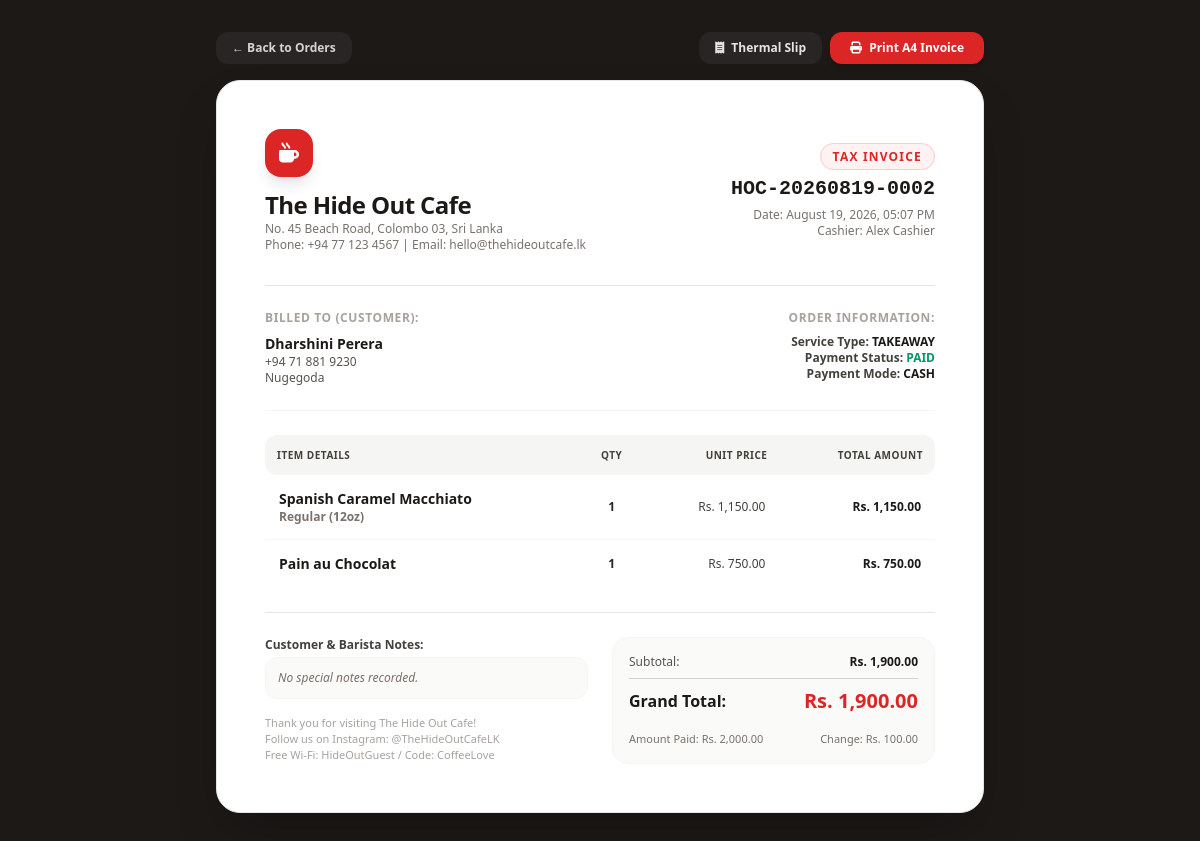
Page /order_view.php?id=2 (signed in) on the committed database.
### tables this page shows
CREATE TABLE `orders` (
  `id` INT AUTO_INCREMENT PRIMARY KEY,
  `invoice_no` VARCHAR(50) NOT NULL UNIQUE,
  `order_type` ENUM('dine_in', 'takeaway', 'delivery') NOT NULL DEFAULT 'dine_in',
  `table_id` INT NULL,
  `customer_id` INT NULL,
  `user_id` INT NOT NULL,
  `subtotal` DECIMAL(10,2) NOT NULL DEFAULT 0.00,
  `discount_amount` DECIMAL(10,2) NOT NULL DEFAULT 0.00,
  `discount_percent` DECIMAL(5,2) NOT NULL DEFAULT 0.00,
  `tax_amount` DECIMAL(10,2) NOT NULL DEFAULT 0.00,
  `service_charge` DECIMAL(10,2) NOT NULL DEFAULT 0.00,
  `grand_total` DECIMAL(10,2) NOT NULL DEFAULT 0.00,
  `paid_amount` DECIMAL(10,2) NOT NULL DEFAULT 0.00,
  `change_amount` DECIMAL(10,2) NOT NULL DEFAULT 0.00,
  `payment_method` ENUM('cash', 'card', 'upi', 'split') NOT NULL DEFAULT 'cash',
  `payment_status` ENUM('paid', 'unpaid', 'refunded') NOT NULL DEFAULT 'paid',
  `order_status` ENUM('pending', 'preparing', 'ready', 'completed', 'cancelled') NOT NULL DEFAULT 'completed',
  `notes` TEXT NULL,
  `created_at` TIMESTAMP DEFAULT CURRENT_TIMESTAMP,
  FOREIGN KEY (`table_id`) REFERENCES `tables`(`id`) ON DELETE SET NULL,
  FOREIGN KEY (`customer_id`) REFERENCES `customers`(`id`) ON DELETE SET NULL,
  FOREIGN KEY (`user_id`) REFERENCES `users`(`id`)
);

CREATE TABLE `users` (
  `id` INT AUTO_INCREMENT PRIMARY KEY,
  `name` VARCHAR(100) NOT NULL,
  `email` VARCHAR(100) NOT NULL UNIQUE,
  `password` VARCHAR(255) NOT NULL,
  `role` ENUM('admin', 'manager', 'cashier') NOT NULL DEFAULT 'cashier',
  `phone` VARCHAR(20) NULL,
  `status` ENUM('active', 'inactive') NOT NULL DEFAULT 'active',
  `created_at` TIMESTAMP DEFAULT CURRENT_TIMESTAMP
);

CREATE TABLE `customers` (
  `id` INT AUTO_INCREMENT PRIMARY KEY,
  `name` VARCHAR(100) NOT NULL,
  `phone` VARCHAR(25) NOT NULL UNIQUE,
  `email` VARCHAR(100) NULL,
  `address` TEXT NULL,
  `loyalty_points` INT NOT NULL DEFAULT 0,
  `total_spent` DECIMAL(10,2) NOT NULL DEFAULT 0.00,
  `notes` TEXT NULL,
  `created_at` TIMESTAMP DEFAULT CURRENT_TIMESTAMP
);

CREATE TABLE `order_items` (
  `id` INT AUTO_INCREMENT PRIMARY KEY,
  `order_id` INT NOT NULL,
  `product_id` INT NOT NULL,
  `product_name` VARCHAR(150) NOT NULL,
  `variant_name` VARCHAR(50) NULL,
  `unit_price` DECIMAL(10,2) NOT NULL DEFAULT 0.00,
  `quantity` INT NOT NULL DEFAULT 1,
  `subtotal` DECIMAL(10,2) NOT NULL DEFAULT 0.00,
  `modifiers_json` TEXT NULL,
  `notes` VARCHAR(255) NULL,
  FOREIGN KEY (`order_id`) REFERENCES `orders`(`id`) ON DELETE CASCADE,
  FOREIGN KEY (`product_id`) REFERENCES `products`(`id`)
);

### config/database.php (called while the page is built, shortened)
<?php
class Database {
    private static ?Database $instance = null;
    private ?PDO $conn = null;
    private function __construct() {
        $dsn = "mysql:host=" . DB_HOST . ";port=" . DB_PORT . ";dbname=" . DB_NAME . ";charset=" . DB_CHARSET;
        $options = [
            PDO::ATTR_ERRMODE            => PDO::ERRMODE_EXCEPTION,
            PDO::ATTR_DEFAULT_FETCH_MODE => PDO::FETCH_ASSOC,
            PDO::ATTR_EMULATE_PREPARES   => false,
            PDO::MYSQL_ATTR_INIT_COMMAND => "SET NAMES " . DB_CHARSET
        ];
        try {
            $this->conn = new PDO($dsn, DB_USER, DB_PASS, $options);
        } catch (PDOException $e) {
            if ($e->getCode() == 1049) {
                die("<h3>Database Error:</h3><p>Database <code>" . DB_NAME . "</code> does not exist. Please import <code>database/database.sql</code> into MySQL first.</p>");
            }
            die("<h3>Database Connection Failed:</h3><p>" . htmlspecialchars($e->getMessage()) . "</p>");
        }
    }
    public static function getInstance(): Database {
        if (self::$instance === null) {
            self::$instance = new self();
        }
        return self::$instance;
    }
    public function fetchAll(string $sql, array $params = []): array {
        $stmt = $this->conn->prepare($sql);
        $stmt->execute($params);
        return $stmt->fetchAll();
    }
    public function fetchOne(string $sql, array $params = []) {
        $stmt = $this->conn->prepare($sql);
        $stmt->execute($params);
        $result = $stmt->fetch();
        return $result ?: null;
    }
}
function db(): Database {
    return Database::getInstance();
}

### config/functions.php (called while the page is built, shortened)
<?php
require_once __DIR__ . '/database.php';
function e(?string $string): string {
    return htmlspecialchars($string ?? '', ENT_QUOTES, 'UTF-8');
}
function getSettings(?string $key = null) {
    static $settings = null;
    if ($settings === null) {
        try {
            $rows = db()->fetchAll("SELECT setting_key, setting_value FROM settings");
            $settings = [];
            foreach ($rows as $row) {
                $settings[$row['setting_key']] = $row['setting_value'];
            }
        } catch (Exception $e) {
            $settings = [
                'cafe_name' => 'The Hide Out Cafe',
                'cafe_tagline' => 'Artisan Coffee & Bistro - Sri Lanka',
                'cafe_phone' => '+94 77 123 4567',
                'cafe_email' => 'hello@thehideoutcafe.lk',
                'cafe_address' => 'No. 45 Beach Road, Colombo 03, Sri Lanka',
                'currency_symbol' => 'Rs.',
                'currency_code' => 'LKR',
                'tax_rate' => '0.00',
                'service_charge' => '0.00',
                'receipt_header' => "THE HIDE OUT CAFE\nSpecialty Coffee & Kitchen\nColombo, Sri Lanka",
                'receipt_footer' => "Thank you for visiting The Hide Out Cafe!\nFollow us on Instagram @TheHideOutCafeLK\nFree Wi-Fi: HideOutGuest / Pass: CoffeeTime",
                'invoice_prefix' => 'HOC-',
                'enable_loyalty' => '1',
                'points_per_dollar' => '1'
            ];
        }
    }
    return $settings;
}

### order_view.php (the view, shortened to what this page needs)
<?php
require_once __DIR__ . '/config/functions.php';
$orderId = !empty($_GET['id']) ? (int)$_GET['id'] : 0;
$settings = getSettings();
$currency = $settings['currency_symbol'] ?? 'Rs.';
$orderOwnerFilter = '';
$orderParams = [':id' => $orderId];
$order = db()->fetchOne(
    "SELECT o.*, t.name as table_name, u.name as cashier_name, c.name as customer_name, c.phone as customer_phone, c.address as customer_address
     FROM orders o
     LEFT JOIN tables t ON o.table_id = t.id
     LEFT JOIN users u ON o.user_id = u.id
     LEFT JOIN customers c ON o.customer_id = c.id
     WHERE o.id = :id$orderOwnerFilter",
    $orderParams
);
$items = db()->fetchAll("SELECT * FROM order_items WHERE order_id = :id", [':id' => $orderId]);
?>
<!DOCTYPE html>
<html lang="en">
<head>
    <script src="https://cdn.tailwindcss.com"></script>
    <link rel="stylesheet" href="https://cdnjs.cloudflare.com/ajax/libs/font-awesome/6.5.1/css/all.min.css">
</head>
<body class="bg-stone-900 text-stone-800 p-4 sm:p-8 min-h-screen flex flex-col items-center justify-center">
    <div class="max-w-3xl w-full flex items-center justify-between mb-4 no-print">
        <a href="<?= BASE_URL ?>/orders.php" class="px-4 py-2 bg-stone-800 text-stone-300 font-bold rounded-xl text-xs hover:bg-stone-700 transition">
            &larr; Back to Orders
        </a>
        <div class="flex gap-2">
            <a href="<?= BASE_URL ?>/print_receipt.php?id=<?= $order['id'] ?>" target="_blank" class="px-4 py-2 bg-stone-800 hover:bg-stone-700 text-stone-200 font-bold rounded-xl text-xs transition">
                <i class="fa-solid fa-receipt mr-1"></i> Thermal Slip
            </a>
            <button onclick="window.print()" class="px-5 py-2 bg-red-600 hover:bg-red-500 text-white font-bold rounded-xl text-xs shadow-md transition">
                <i class="fa-solid fa-print mr-1"></i> Print A4 Invoice
            </button>
        </div>
    </div>
    <div class="max-w-3xl w-full bg-white rounded-3xl p-8 sm:p-12 shadow-2xl border border-stone-200 text-stone-900">
        <div class="flex flex-col sm:flex-row sm:items-center justify-between gap-6 pb-8 border-b border-stone-200">
            <div>
                <div class="w-12 h-12 rounded-2xl bg-red-600 text-white flex items-center justify-center text-xl shadow-lg mb-3">
                    <i class="fa-solid fa-mug-hot"></i>
                </div>
                <h1 class="text-2xl font-black tracking-tight text-stone-900"><?= e($settings['cafe_name'] ?? 'The Hide Out Cafe') ?></h1>
                <p class="text-xs text-stone-500 font-medium"><?= e($settings['cafe_address'] ?? 'Colombo, Sri Lanka') ?></p>
                <p class="text-xs text-stone-500">Phone: <?= e($settings['cafe_phone'] ?? '') ?> | Email: <?= e($settings['cafe_email'] ?? '') ?></p>
            </div>
            <div class="sm:text-right">
                <span class="text-xs font-black uppercase tracking-widest text-red-600 bg-red-50 px-3 py-1 rounded-full border border-red-200">Tax Invoice</span>
                <h2 class="text-xl font-black text-stone-900 mt-2 font-mono"><?= e($order['invoice_no']) ?></h2>
                <p class="text-xs text-stone-500 mt-1">Date: <?= date('F j, Y, h:i A', strtotime($order['created_at'])) ?></p>
                <p class="text-xs text-stone-500">Cashier: <?= e($order['cashier_name'] ?? 'Staff') ?></p>
            </div>
        </div>
        <div class="grid grid-cols-1 sm:grid-cols-2 gap-6 py-6 border-b border-stone-100 text-xs">
            <div>
                <h4 class="font-black uppercase tracking-wider text-stone-400 mb-2">Billed To (Customer):</h4>
                <p class="font-bold text-stone-900 text-sm"><?= e($order['customer_name'] ?? 'Walk-in Customer') ?></p>
                <p class="text-stone-600"><?= e($order['customer_phone'] ?? '') ?></p>
                <p class="text-stone-600"><?= e($order['customer_address'] ?? '') ?></p>
            </div>
            <div class="sm:text-right">
                <h4 class="font-black uppercase tracking-wider text-stone-400 mb-2">Order Information:</h4>
                <p><span class="font-bold text-stone-700">Service Type:</span> <span class="font-black uppercase text-stone-900"><?= e(str_replace('_', ' ', $order['order_type'])) ?></span></p>
                <p><span class="font-bold text-stone-700">Payment Status:</span> <span class="font-bold uppercase text-emerald-600"><?= e($order['payment_status']) ?></span></p>
                <p><span class="font-bold text-stone-700">Payment Mode:</span> <span class="font-bold uppercase text-stone-900"><?= e($order['payment_method']) ?></span></p>
            </div>
        </div>
        <div class="py-6">
            <table class="w-full text-xs text-left">
                <thead class="bg-stone-100 text-stone-700 font-bold uppercase text-[10px] tracking-wider rounded-xl">
                    <tr>
                        <th class="p-3 rounded-l-xl">Item Details</th>
                        <th class="p-3 text-center">Qty</th>
                        <th class="p-3 text-right">Unit Price</th>
                        <th class="p-3 text-right rounded-r-xl">Total Amount</th>
                    </tr>
                </thead>
                <tbody class="divide-y divide-stone-100">
                    <?php foreach ($items as $it): ?>
                    <tr>
                        <td class="p-3.5">
                            <span class="font-bold text-stone-900 text-sm"><?= e($it['product_name']) ?></span>
                            <?php if (!empty($it['variant_name'])): ?>
                                <span class="block text-xs text-stone-500 font-semibold"><?= e($it['variant_name']) ?></span>
                            <?php endif; ?>
                        </td>
                        <td class="p-3.5 text-center font-bold text-stone-800"><?= (int)$it['quantity'] ?></td>
                        <td class="p-3.5 text-right font-medium text-stone-700"><?= $currency ?> <?= number_format($it['unit_price'], 2) ?></td>
                        <td class="p-3.5 text-right font-black text-stone-900"><?= $currency ?> <?= number_format($it['subtotal'], 2) ?></td>
                    </tr>
                    <?php endforeach; ?>
                </tbody>
            </table>
        </div>
        <div class="grid grid-cols-1 sm:grid-cols-2 gap-6 pt-6 border-t border-stone-200 text-xs">
            <div>
                <h4 class="font-bold text-stone-700 mb-1">Customer & Barista Notes:</h4>
                <p class="text-stone-500 italic bg-stone-50 p-3 rounded-xl border border-stone-100">
                    <?= !empty($order['notes']) ? e($order['notes']) : 'No special notes recorded.' ?>
                </p>
                <div class="mt-4 text-[11px] text-stone-400">
                    <?= nl2br(e($settings['receipt_footer'] ?? '')) ?>
                </div>
            </div>
            <div class="space-y-2 bg-stone-50 p-4 rounded-2xl border border-stone-100">
                <div class="flex justify-between text-stone-600">
                    <span>Subtotal:</span>
                    <span class="font-bold text-stone-900"><?= $currency ?> <?= number_format($order['subtotal'], 2) ?></span>
                </div>
                <div class="border-t border-stone-300 pt-2 flex justify-between items-center text-base font-black text-stone-900">
                    <span>Grand Total:</span>
                    <span class="text-xl text-red-600"><?= $currency ?> <?= number_format($order['grand_total'], 2) ?></span>
                </div>
                <div class="pt-2 text-[11px] text-stone-500 flex justify-between">
                    <span>Amount Paid: <?= $currency ?> <?= number_format($order['paid_amount'], 2) ?></span>
                    <span>Change: <?= $currency ?> <?= number_format($order['change_amount'], 2) ?></span>
                </div>
            </div>
        </div>
    </div>
</body>
</html>

### rows in the picture
orders: invoice_no "HOC-20260819-0002", created_at "August 19, 2026, 05:07 PM", user.name "Alex Cashier", customer.name "Dharshini Perera", customer.phone "+94 71 881 9230", customer.address "Nugegoda", order_type "TAKEAWAY", payment_status "PAID", payment_method "CASH", subtotal "1,900.00", grand_total "1,900.00", paid_amount "2,000.00", change_amount "100.00"
order_items: product_name "Spanish Caramel Macchiato", variant_name "Regular (12oz)", quantity "1", unit_price "1,150.00", subtotal "1,150.00"
order_items: product_name "Pain au Chocolat", quantity "1", unit_price "750.00", subtotal "750.00"

### other values in the picture
$settings['cafe_name'] "The Hide Out Cafe"
$settings['cafe_address'] "No. 45 Beach Road, Colombo 03, Sri Lanka"
$settings['cafe_phone'] "+94 77 123 4567"
$settings['cafe_email'] "hello@thehideoutcafe.lk"
$settings['receipt_footer'] "Thank you for visiting The Hide Out Cafe! Follow us on Instagram: @TheHideOutCafeLK Free Wi-Fi: HideOutGuest / Code: CoffeeLove"
$currency "Rs."
